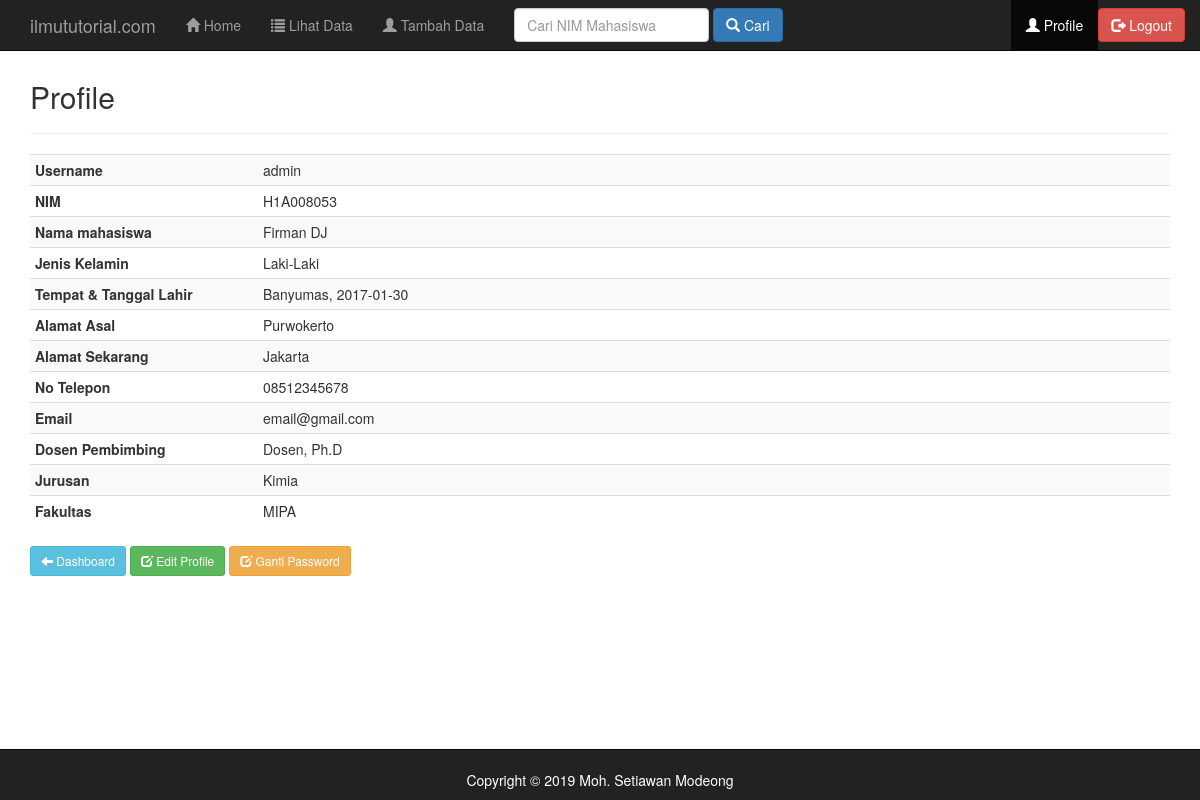
Page /admin/profile.php (signed in) on the committed database.
### tables this page shows
CREATE TABLE IF NOT EXISTS `tbl_mahasiswa` (
  `ID` bigint(20) unsigned NOT NULL AUTO_INCREMENT,
  `username` varchar(20) NOT NULL,
  `password` varchar(32) NOT NULL,
  `level` varchar(30) NOT NULL,
  `nim` varchar(20) NOT NULL,
  `nama` varchar(50) NOT NULL,
  `jenis_kelamin` varchar(20) NOT NULL,
  `tempat_lahir` varchar(30) NOT NULL,
  `tanggal_lahir` date NOT NULL,
  `alamat_asal` varchar(100) NOT NULL,
  `alamat_sekarang` varchar(100) NOT NULL,
  `no_telepon` varchar(13) NOT NULL,
  `email` varchar(30) NOT NULL,
  `dosen_pembimbing` varchar(50) NOT NULL,
  `jurusan` varchar(50) NOT NULL,
  `fakultas` varchar(50) NOT NULL,
  PRIMARY KEY (`ID`)
);

### admin/profile.php (the view, shortened to what this page needs)
<?php
include("header.php");
include("../koneksi.php");
?>
<div class="container">
    <div class="content">
        <h2>Profile</h2>
        <hr />
        <?php
        $username = $_SESSION['admin'];
        $sql = mysqli_query($koneksi, "SELECT * FROM tbl_mahasiswa WHERE username='$username'");
        if (mysqli_num_rows($sql) == 0) {
            header("Location: index.php");
        } else {
            $row = mysqli_fetch_assoc($sql);
        }
        ?>
        <table class="table table-striped table-condensed">
            <tr>
                <th>Username</th>
                <td><?php echo $row['username']; ?></td>
            </tr>
            <tr>
                <th width="20%">NIM</th>
                <td><?php echo $row['nim']; ?></td>
            </tr>
            <tr>
                <th>Nama mahasiswa</th>
                <td><?php echo $row['nama']; ?></td>
            </tr>
            <tr>
                <th>Jenis Kelamin</th>
                <td><?php echo $row['jenis_kelamin']; ?></td>
            </tr>
            <tr>
                <th>Tempat & Tanggal Lahir</th>
                <td><?php echo $row['tempat_lahir'] . ', ' . $row['tanggal_lahir']; ?></td>
            </tr>
            <tr>
                <th>Alamat Asal</th>
                <td><?php echo $row['alamat_asal']; ?></td>
            </tr>
            <tr>
                <th>Alamat Sekarang</th>
                <td><?php echo $row['alamat_sekarang']; ?></td>
            </tr>
            <tr>
                <th>No Telepon</th>
                <td><?php echo $row['no_telepon']; ?></td>
            </tr>
            <tr>
                <th>Email</th>
                <td><?php echo $row['email']; ?></td>
            </tr>
            <tr>
                <th>Dosen Pembimbing</th>
                <td><?php echo $row['dosen_pembimbing']; ?></td>
            </tr>
            <tr>
                <th>Jurusan</th>
                <td><?php echo $row['jurusan']; ?></td>
            </tr>
            <tr>
                <th>Fakultas</th>
                <td><?php echo $row['fakultas']; ?></td>
            </tr>
        </table>
        <a href="index.php" class="btn btn-sm btn-info"><span class="glyphicon glyphicon-arrow-left" aria-hidden="true"></span> Dashboard</a>
        <a href="edit.php?username=<?php echo $row['username']; ?>" class="btn btn-sm btn-success"><span class="glyphicon glyphicon-edit" aria-hidden="true"></span> Edit Profile</a>
        <a href="password_admin.php?username=<?php echo $row['username']; ?>" class="btn btn-sm btn-warning"><span class="glyphicon glyphicon-edit" aria-hidden="true"></span> Ganti Password</a>
    </div>
</div>
<?php
include("footer.php");
?>

### style.css (style rules this page uses)
.content { margin-top: 80px; }

### rows in the picture
tbl_mahasiswa: username "admin", nim "H1A008053", nama "Firman DJ", jenis_kelamin "Laki-Laki", tempat_lahir "Banyumas", tanggal_lahir "2017-01-30", alamat_asal "Purwokerto", alamat_sekarang "Jakarta", no_telepon "08512345678", email "email@gmail.com", dosen_pembimbing "Dosen, Ph.D", jurusan "Kimia", fakultas "MIPA"
